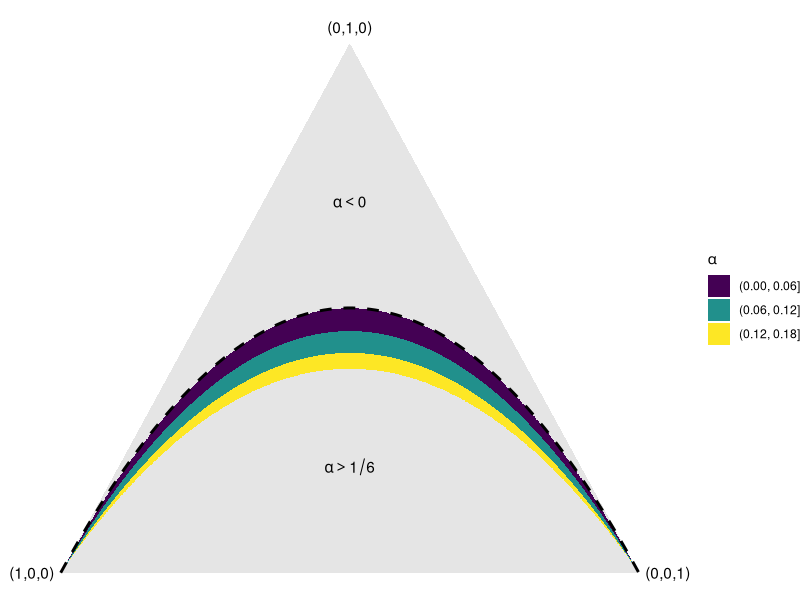
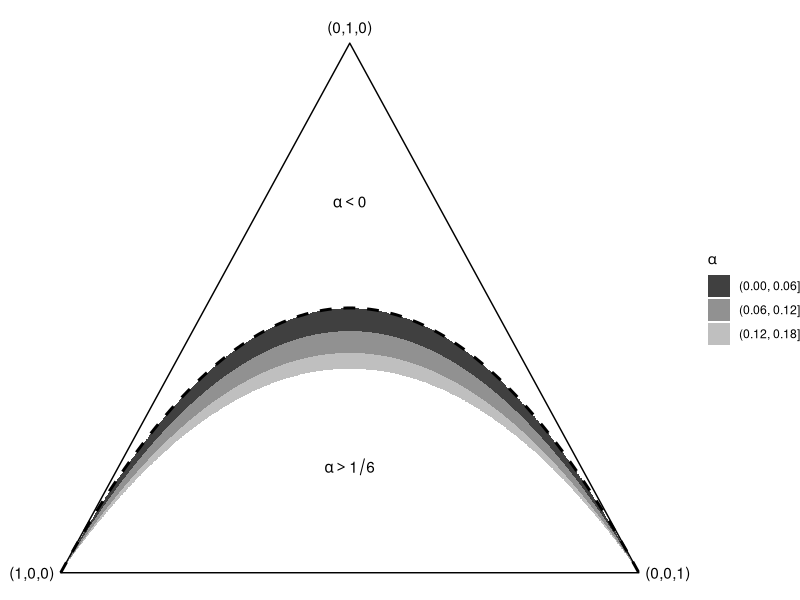

These figures' R source, in order:
###################
## Plot double reduction parameter on unit simplex
###################

library(tidyverse)
library(ggthemes)

#' Get double reduction and allele frequency given gamete frequency
#' in tetraploids assuming HWE.
#'
#' @param p0 The gamete probability of 0.
#' @param p1 The gamete probability of 1.
#' @param p2 The gamete probability of 2.
#'
#' @return A matrix. The first column contains the double reduction
#'     parameters, the second column contains the allele frequencies.
#'
#' @author David Gerard
#'
#' @examples
#' p <- runif(3)
#' p <- p / sum(p)
#' get_alpha_r(p[[1]], p[[2]], p[[3]])
get_alpha_r <- function(p0, p1, p2) {
  stopifnot(abs(p0 + p1 + p2 - 1) < 10^-6)
  alpha <- ((p2 - p0)^2 - (1 - 2 * p1)) / ((p2 - p0)^2 - (1 + p1))
  r <- (p1 + 2 * p2) / 2
  alpha[alpha < 0] <- NA_real_
  return(cbind(alpha = alpha,
               r = r,
               denom = (p2 - p0)^2 - (1 + p1),
               num = (p2 - p0)^2 - (1 - 2 * p1)))
}



## Make a grid on the unit simplex ----
simdf <- expand.grid(x = seq(-1, 1, length = 1000), y = seq(0, 1, length = 1000))
simdf$p0 <- (1 - simdf$x - simdf$y) / 2
simdf$p1 <- simdf$y
simdf$p2 <- 1 - simdf$p1 - simdf$p0
simdf <- cbind(simdf, get_alpha_r(p0 = simdf$p0, p1 = simdf$p1, p2 = simdf$p2))
simdf %>%
  filter(p0 >= 0, p0 <= 1, p1 >= 0, p1 <= 1, p2 >= 0, p2 <= 1) ->
  simdf

simdf %>%
  filter(!is.nan(alpha)) %>%
  mutate(alpha = ifelse(alpha < 0 | alpha > 1/6, NA, alpha)) ->
  simdf

## Get alpha = 0
nodr_df <- data.frame(r = seq(0, 1, length = 100))
nodr_df$p0 <- nodr_df$r^2
nodr_df$p1 <- 2 * nodr_df$r * (1 - nodr_df$r)
nodr_df$p2 <- (1 - nodr_df$r)^2
nodr_df$x <- nodr_df$p2 - nodr_df$p0
nodr_df$y <- nodr_df$p1

## Plot isometric simplex
nudge <- 0.1
ggplot() +
  geom_polygon(mapping = aes(x = x, y = y),
               data = data.frame(x = c(-1, 0, 1, -1),
                                 y = c(0, 1, 0, 0)),
               fill = "grey90") +
  geom_contour_filled(data = simdf, mapping = aes(x = x, y = y, z = alpha), bins = 3) +
  theme_void() +
  annotate(geom = "text",
           x = c(-1 - nudge, 0, 1 + nudge),
           y = c(0, 1 + 0.03, 0),
           label = c("(1,0,0)", "(0,1,0)", "(0,0,1)")) +
  annotate(geom = "text",
           x = c(0, 0),
           y = c(0.2, 0.7),
           label = c(expression(alpha>1/6),
                     expression(alpha<0))) +
  geom_line(data = nodr_df, aes(x = x, y = y), lwd = 1, lty = 2) +
  labs(fill = expression(alpha)) ->
  pl

ggsave(filename = "./output/tetra/iso_dr.pdf",
       plot = pl,
       width = 6,
       height = 3.3,
       family = "Times")

## Grey-scale version
ggplot() +
  geom_polygon(mapping = aes(x = x, y = y),
               data = data.frame(x = c(-1, 0, 1, -1),
                                 y = c(0, 1, 0, 0)),
               fill = "white",
               color = "black") +
  geom_contour_filled(data = simdf, mapping = aes(x = x, y = y, z = alpha), bins = 3) +
  theme_void() +
  annotate(geom = "text",
           x = c(-1 - nudge, 0, 1 + nudge),
           y = c(0, 1 + 0.03, 0),
           label = c("(1,0,0)", "(0,1,0)", "(0,0,1)")) +
  annotate(geom = "text",
           x = c(0, 0),
           y = c(0.2, 0.7),
           label = c(expression(alpha>1/6),
                     expression(alpha<0))) +
  geom_line(data = nodr_df, aes(x = x, y = y), lwd = 1, lty = 2) +
  scale_fill_grey(start = 0.25, end = 0.75) +
  labs(fill = expression(alpha)) ->
  pl

ggsave(filename = "./output/tetra/iso_dr_bw.pdf",
       plot = pl,
       width = 6,
       height = 3.3,
       family = "Times")
